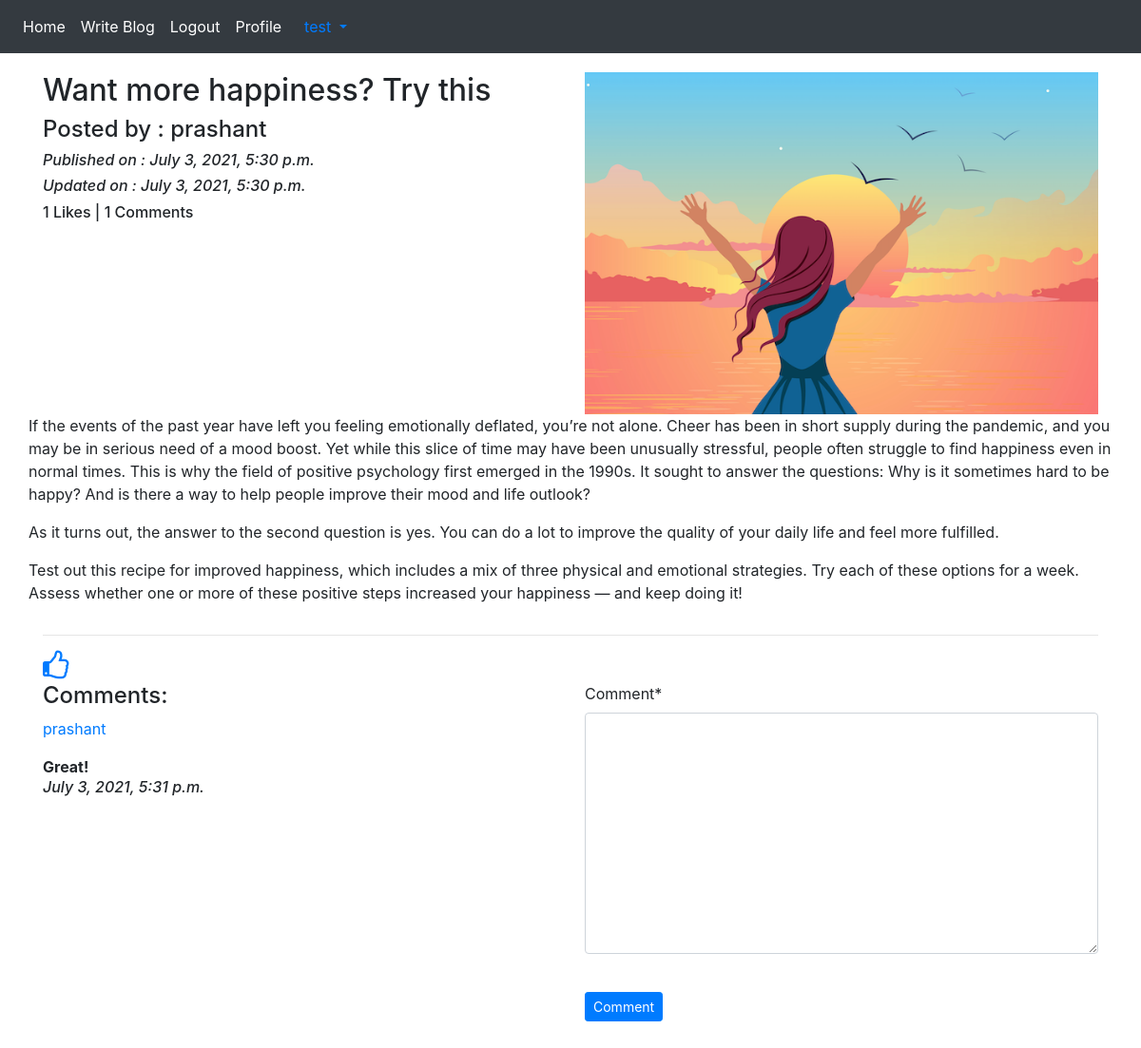
/blog/details/want-more-happiness-try-this-5c8c57f8-54a1-41a0-a162-f69c79bcf77f (signed in), run on the app's committed database.
### App_Blog/models.py (models this page shows, shortened)
class Blog(models.Model):
    author = models.ForeignKey(User, on_delete = models.CASCADE, related_name = 'post_author')
    blog_title = models.CharField(max_length = 264, verbose_name = 'Put a Title')
    slug = models.SlugField(max_length = 264, unique = True)
    blog_content = models.TextField(verbose_name = 'What is on your mind?')
    blog_image = models.ImageField(upload_to = 'blog_images', verbose_name = 'Blog Image')
    publish_date = models.DateTimeField(auto_now_add = True)
    update_date = models.DateTimeField(auto_now = True)
    class Meta:
        ordering = ['-publish_date']

class Comment(models.Model):
    blog = models.ForeignKey(Blog, on_delete = models.CASCADE, related_name = 'blog_comment')
    user = models.ForeignKey(User, on_delete = models.CASCADE, related_name = 'user_comment')
    comment = models.TextField()
    comment_data = models.DateTimeField(auto_now_add = True)
    class Meta:
        ordering = ['-comment_data']

### App_Blog/views.py (the view, shortened to what this page needs)
# urls.py: path('details/<slug>', views.blog_details, name='details'),
def blog_details(request, slug):
    blog = Blog.objects.get(slug=slug)
    comment_form = CommentForm()
    already_liked = Likes.objects.filter(blog=blog, user=request.user)
    if already_liked:
        liked = True
    else:
        liked = False
    return render(request, 'App_Blog/blog_details.html', context = {'blog':blog, 'comment_form':comment_form, 'liked':liked})

### App_Blog/forms.py
class CommentForm(forms.ModelForm):
    class Meta:
        model = Comment
        fields = ('comment',)

### templates/App_Blog/blog_details.html (shortened to what this page needs)
{% extends 'base.html' %}
{% load crispy_forms_tags %}
{% block body_block %}
<div class="row">
  <div class="col-sm-6">
    <h2>{{ blog.blog_title }}</h2>
    <h4>Posted by : {{ blog.author }}</h4>
    <i><h6>Published on : {{ blog.publish_date }}</h6></i>
    <i><h6>Updated on : {{ blog.update_date }}</h6></i>
    <h6>{{ blog.liked_blog.count }} Likes | {{ blog.blog_comment.count }} Comments</h6>
  </div>
  <div class="col-sm-6">
    <img src="/media/{{blog.blog_image}}" width = "100%">
  </div>
  {{ blog.blog_content|linebreaks }}
</div>
<hr>
{% if not liked %}
<a href="{% url 'App_Blog:liked_post' pk=blog.pk %}">
  <i class="fa fa-thumbs-o-up fa-2x"></i>
</a>
{% else %}
<a href="{% url 'App_Blog:unliked_post' pk=blog.pk %}">
  <i class="fa fa-thumbs-o-down fa-2x"></i>
</a>
{% endif %}
<div class="row">
  <div class="col-sm-6">
    <h4>Comments:</h4>
    {% for row in blog.blog_comment.all %}
      <p><a href="#">{{ row.user }}</a></p>
      <b>{{ row.comment }}</b><br>
      <h6><i>{{ row.comment_data }}</i></h6>
    {% endfor %}
  </div>
  <div class="col-sm-6">
    <form method="post">
      {{ comment_form|crispy }}
      <br>
      <button type="submit" class = "btn btn-primary btn-sm">Comment</button>
    </form>
  </div>
</div>
<br><br><br>
{% endblock %}

### templates/base.html (shortened to what this page needs)
<!doctype html>
<html lang="en">
  <head>
    <link rel="stylesheet" href="https://stackpath.bootstrapcdn.com/bootstrap/4.5.2/css/bootstrap.min.css">
    <link rel="stylesheet" href="https://maxcdn.bootstrapcdn.com/font-awesome/4.6.3/css/font-awesome.min.css">
  </head>
  <body>
    <nav class = "navbar navbar-expand-sm bg-dark navbar-dark">
      <ul class = "navbar-nav">
        <li class = "nav-item active">
          <a class = "nav-link" href="{% url 'index' %}">Home</a>
        </li>
        {% if user.is_authenticated %}
        <li class = "nav-item active">
          <a class = "nav-link" href="{% url 'App_Blog:create_blog' %}">Write Blog</a>
        </li>
        <li class = "nav-item active">
          <a class = "nav-link" href="{% url 'App_Login:logout' %}">Logout</a>
        </li>
        <li class = "nav-item active">
          <a class = "nav-link" href="{% url 'App_Login:profile' %}">Profile</a>
        </li>
        {% endif %}
      </ul>
      {% if user.is_authenticated %}
       <div class="nav-item dropdown">
         <a class="nav-link dropdown-toggle" href="#" id="navbardrop" data-toggle="dropdown">
           {{ user.username }}
         </a>
       </div>
      {% endif %}
    </nav>
    <div class="container" style ="padding-top:20px">
      {% block body_block %}
      {% endblock %}
    </div>
  </body>
</html>

### data on the page
Blog: blog_title "Want more happiness? Try this", author "prashant", publish_date "July 3, 2021, 5:30 p.m.", update_date "July 3, 2021, 5:30 p.m.", liked_blog.count "1", blog_comment.count "1", blog_image (picture), blog_content "If the events of the past year have left you feeling emotionally deflated, you’re not alone. Cheer has been in short supply during the pandemic, and you may be in serious need of a mood boost. Yet while this slice of time may have been unusually stressful, people often struggle to find happiness even in normal times. This is why the field of positive psychology first emerged in the 1990s. It sought to answer the questions: Why is it sometimes hard to be happy? And is there a way to help people improve their mood and life outlook? As it turns out, the answer to the second question is yes. You can do a lot to improve the quality of your daily life and feel more fulfilled. Test out this recipe…"
Comment: user "prashant", comment "Great!", comment_data "July 3, 2021, 5:31 p.m."

### other printed values
{{ user.username }} "test"
